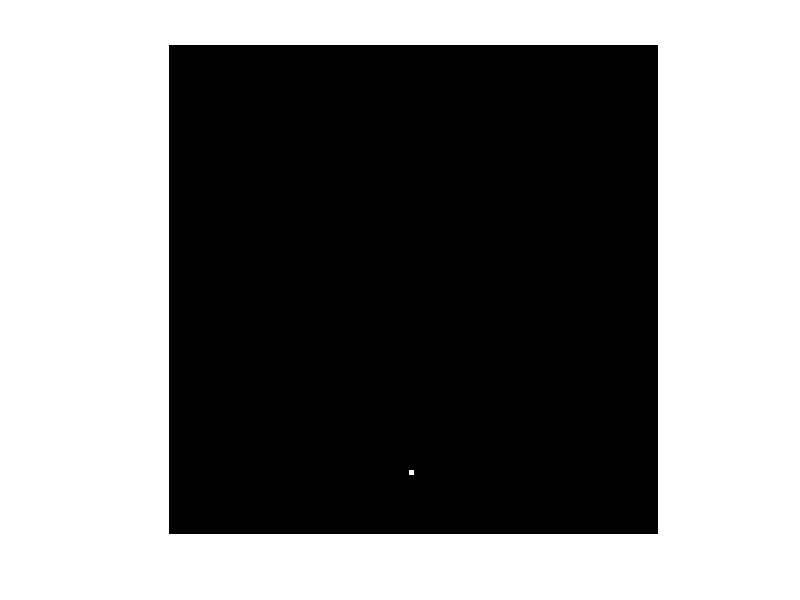

MATLAB code to generate this figure:
clc, clear all

r = [10, 25];
v = [0, 0];
a = [1, -0.2];

canvas = zeros(100);
 
for i = 1:200
v = v + a;
r = r + v;

if r(1) > size(canvas, 1)
    r(1) = size(canvas, 1);
    v(1) = -v(1);
elseif r(1) < 1
    r(1) = 1;
    v(1) = -v(1);
end

if r(2) > size(canvas, 2)
    r(2) = size(canvas, 2);
    v(2) = -v(2);
elseif r(2) < 1
    r(2) = 1; 
    v(2) = -v(2);
end

j = floor(r);

canvas(j(1), j(2)) = 1;
imshow(rot90(canvas), "InitialMagnification", "fit")
canvas = canvas*0;

pause(0.01)
end